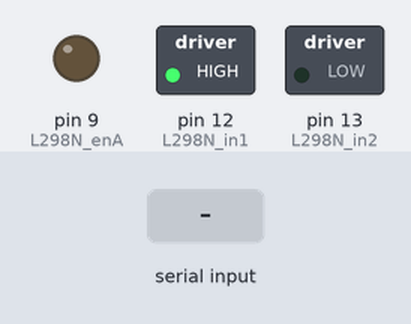
The sketch below on a simulated Arduino Uno, built with avr-gcc and run on an emulated ATmega328P. On the bench: switched loads named in the sketch (green lamp = pin HIGH), output pins drawn as LEDs (lit = HIGH). The inputs (shaded band) are chosen by the test bench.

Above: at 1.2 s.
1.3 s: "90,45\n" received over Serial
At 3.1 s:
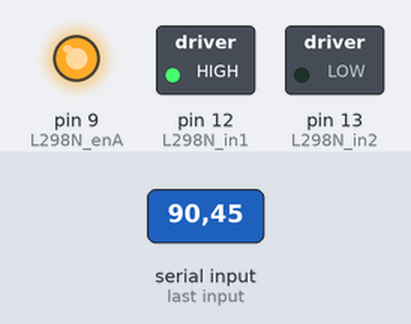
Timing chart, 0 to 4.6 s (numbered marks = the images above; inputs shaded):
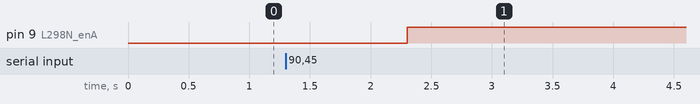

The sketch:

simple_motor_control.ino
```cpp
#define L298N_enA 9  // PWM
#define L298N_in2 13 // Dir Motor A
#define L298N_in1 12  // Dir Motor A

float cmd = 0;

void setup() {
  // Set pin modes
  pinMode(L298N_enA, OUTPUT);
  pinMode(L298N_in1, OUTPUT);
  pinMode(L298N_in2, OUTPUT);

  // Set Motor Rotation Direction
  digitalWrite(L298N_in1, HIGH);
  digitalWrite(L298N_in2, LOW);

  Serial.begin(115200);
}

void loop() {
  if (Serial.available())
  {
    cmd = Serial.readString().toFloat();
  }
  analogWrite(L298N_enA, cmd*100);
}
```

Measured:
- after the input at 1.3 s, pin 9 (L298N_enA): LOW → HIGH after 1.0 s
